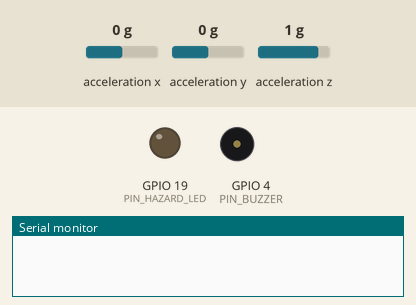
Recording of a sketch running on a simulated ESP32. Shown: output pins drawn as LEDs (lit = HIGH), buzzer (waves = sounding, pin HIGH), the last lines printed to the serial monitor. Wiring (inferred from the names in the program): MPU-6050 motion sensor at I2C address 0x68. Inputs (shaded band) come from the test bench; at power-on: acceleration x 0 g, acceleration y 0 g, acceleration z 1 g. Nothing arrives over Bluetooth unless stated; a phone connects over Bluetooth LE 3 s after start.

Above: at 0.0 s.
At 0.6 s:
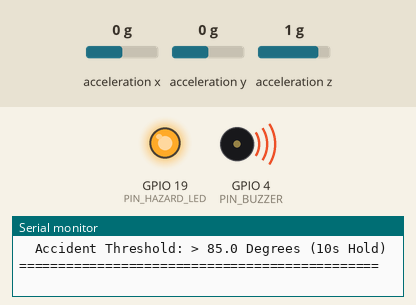
Timing chart, 0 to 2.4 s (numbered marks = the images above):
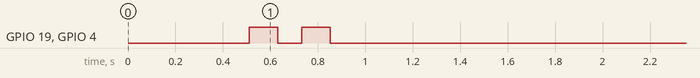

The sketch:

esp32_blackbox_industrial.ino
```cpp
/*
  =============================================================================
  ACCIDIOX TWO-WHEELER BLACKBOX (CALIBRATED CRASH DETECTOR)
  Hardware: ESP32 + MPU-6050 (I2C) + Piezo Buzzer (D4) + Hazard LED (D19)
  Features:
    - 85° Ground-Roll Crash Limit (Rejects bumps/braking)
    - 10-Second Continuous Fall Confirmation
    - 2-Second Periodic Warning Buzzer Pulse (350ms ON / 1650ms OFF)
    - BLE Telemetry Stream to Accidiox Mobile App
  =============================================================================
*/

#include <Wire.h>
#include <BLEDevice.h>
#include <BLEServer.h>
#include <BLEUtils.h>
#include <BLE2902.h>

// ---------------- Pin Configurations ----------------
#define PIN_BUZZER       4   // Piezo Buzzer Pin (GPIO 4)
#define PIN_HAZARD_LED   19  // Hazard Strobe LED Pin (GPIO 19)

// ---------------- MPU-6050 I2C Registers ----------------
#define MPU_ADDR 0x68
bool mpuFound = false;

// ---------------- Calibrated Baseline Gravity Vector ----------------
float rest_ax = 0.0, rest_ay = 1.0, rest_az = 0.0;
bool calibrated = false;

// ---------------- Thresholds ----------------
const float CRASH_TILT_LIMIT = 85.0; // Trigger accident ONLY on ground rollover (>85°)
const float RECOVERY_LIMIT   = 55.0; // Auto-disarm when bike is lifted (<55°)

// ---------------- Filtering & 10s Continuous Confirmation ----------------
const float ACCEL_MAG_MIN_G = 0.7;
const float ACCEL_MAG_MAX_G = 1.3;
const unsigned long CRASH_CONFIRM_MS = 10000;  // 10s continuous hold required
const unsigned long CRASH_DIP_GRACE_MS = 600;

bool crashCandidateActive = false;
unsigned long crashCandidateStartTime = 0;
unsigned long lastAboveThresholdTime = 0;

// State Variables
bool isCrashActive = false;
float totalTilt = 0.0;
unsigned long lastSerialPrint = 0;
unsigned long lastBleStream = 0;

// ---------------- BLE UUIDs ----------------
#define SERVICE_UUID        "4fafc201-1fb5-459e-8fcc-c5c9c331914b"
#define CHARACTERISTIC_UUID "beb5483e-36e1-4688-b7f5-ea07361b26a8"

#define NORMAL "NORMAL"
#define CRASH  "CRASH"

BLEServer* pServer = NULL;
BLECharacteristic* pCharacteristic = NULL;
bool deviceConnected = false;
bool oldDeviceConnected = false;

class MyServerCallbacks: public BLEServerCallbacks {
    void onConnect(BLEServer* pServer) {
      deviceConnected = true;
      Serial.println(F("[BLE] Mobile App Connected!"));
    };

    void onDisconnect(BLEServer* pServer) {
      deviceConnected = false;
      Serial.println(F("[BLE] Mobile App Disconnected!"));
    }
};

bool initMPU() {
  Wire.beginTransmission(MPU_ADDR);
  if (Wire.endTransmission() != 0) return false;
  Wire.beginTransmission(MPU_ADDR);
  Wire.write(0x6B);
  Wire.write(0x00); // Wake MPU-6050
  Wire.endTransmission(true);
  return true;
}

bool readAccel(float &ax, float &ay, float &az) {
  Wire.beginTransmission(MPU_ADDR);
  Wire.write(0x3B);
  if (Wire.endTransmission(false) != 0) return false;
  if (Wire.requestFrom(MPU_ADDR, 6) != 6) return false;

  int16_t rawX = (Wire.read() << 8) | Wire.read();
  int16_t rawY = (Wire.read() << 8) | Wire.read();
  int16_t rawZ = (Wire.read() << 8) | Wire.read();

  ax = (float)rawX / 16384.0;
  ay = (float)rawY / 16384.0;
  az = (float)rawZ / 16384.0;
  return true;
}

void setup() {
  Serial.begin(115200);
  delay(500);

  Serial.println(F("\n=============================================="));
  Serial.println(F("  ACCIDIOX TWO-WHEELER BLACKBOX - ESP32 FIRMWARE"));
  Serial.println(F("  Accident Threshold: > 85.0 Degrees (10s Hold) "));
  Serial.println(F("=============================================="));

  pinMode(PIN_BUZZER, OUTPUT);
  pinMode(PIN_HAZARD_LED, OUTPUT);
  digitalWrite(PIN_BUZZER, LOW);
  digitalWrite(PIN_HAZARD_LED, LOW);

  // Startup 2-Beep Confirmation
  digitalWrite(PIN_BUZZER, HIGH); digitalWrite(PIN_HAZARD_LED, HIGH);
  delay(120);
  digitalWrite(PIN_BUZZER, LOW); digitalWrite(PIN_HAZARD_LED, LOW);
  delay(100);
  digitalWrite(PIN_BUZZER, HIGH); digitalWrite(PIN_HAZARD_LED, HIGH);
  delay(120);
  digitalWrite(PIN_BUZZER, LOW); digitalWrite(PIN_HAZARD_LED, LOW);

  // I2C Bus Init (SDA = GPIO 21, SCL = GPIO 22)
  Wire.begin(21, 22);
  Wire.setClock(100000);

  if (initMPU()) {
    mpuFound = true;
    Serial.println(F("[IMU] MPU-6050 detected. Calibrating resting posture..."));
    float sumX = 0, sumY = 0, sumZ = 0;
    int samples = 0;
    for (int i = 0; i < 50; i++) {
      float tx, ty, tz;
      if (readAccel(tx, ty, tz)) {
        sumX += tx; sumY += ty; sumZ += tz;
        samples++;
      }
      delay(10);
    }
    if (samples > 0) {
      float norm = sqrt(sumX*sumX + sumY*sumY + sumZ*sumZ);
      if (norm > 0.1) {
        rest_ax = sumX / norm;
        rest_ay = sumY / norm;
        rest_az = sumZ / norm;
        calibrated = true;
        Serial.println(F("[IMU] Rest Position Calibrated to 0.0 deg."));
      }
    }
  } else {
    mpuFound = false;
    Serial.println(F("[ERROR] MPU-6050 NOT DETECTED! Check SDA=GPIO21, SCL=GPIO22."));
  }

  // BLE Telemetry Server Setup
  BLEDevice::init("Bike-Blackbox-ESP32");
  pServer = BLEDevice::createServer();
  pServer->setCallbacks(new MyServerCallbacks());

  BLEService *pService = pServer->createService(SERVICE_UUID);
  pCharacteristic = pService->createCharacteristic(
                      CHARACTERISTIC_UUID,
                      BLECharacteristic::PROPERTY_READ |
                      BLECharacteristic::PROPERTY_NOTIFY
                    );
  pCharacteristic->addDescriptor(new BLE2902());
  pService->start();

  BLEAdvertising *pAdvertising = BLEDevice::getAdvertising();
  pAdvertising->addServiceUUID(SERVICE_UUID);
  pAdvertising->setScanResponse(true);
  pAdvertising->setMinPreferred(0x06);
  pAdvertising->setMinPreferred(0x12);
  BLEDevice::startAdvertising();

  Serial.println(F("[SYSTEM] Blackbox Armed & Broadcasting BLE.\n"));
}

void loop() {
  float cur_ax = 0.0, cur_ay = 0.0, cur_az = 0.0;

  if (mpuFound) {
    if (readAccel(cur_ax, cur_ay, cur_az)) {
      float cur_norm = sqrt(cur_ax*cur_ax + cur_ay*cur_ay + cur_az*cur_az);

      // Magnitude Gate: Only trust pure 1g gravity samples (rejects potholes & bumps)
      if (cur_norm > ACCEL_MAG_MIN_G && cur_norm < ACCEL_MAG_MAX_G) {
        float u_ax = cur_ax / cur_norm;
        float u_ay = cur_ay / cur_norm;
        float u_az = cur_az / cur_norm;

        float dot = (u_ax * rest_ax) + (u_ay * rest_ay) + (u_az * rest_az);
        if (dot > 1.0) dot = 1.0;
        if (dot < -1.0) dot = -1.0;

        totalTilt = acos(dot) * 57.2957795;
        if (isnan(totalTilt)) totalTilt = 0.0;
      }
    }
  } else {
    static unsigned long lastRetry = 0;
    if (millis() - lastRetry > 2000) {
      lastRetry = millis();
      if (initMPU()) {
        mpuFound = true;
        Serial.println(F("[IMU] MPU-6050 Re-connected!"));
      }
    }
  }

  // 10-Second Continuous Fall Confirmation Logic
  if (totalTilt >= CRASH_TILT_LIMIT) {
    lastAboveThresholdTime = millis();
    if (!crashCandidateActive) {
      crashCandidateActive = true;
      crashCandidateStartTime = millis();
    } else if (millis() - crashCandidateStartTime >= CRASH_CONFIRM_MS) {
      isCrashActive = true;
    }
  } else {
    if (crashCandidateActive && (millis() - lastAboveThresholdTime > CRASH_DIP_GRACE_MS)) {
      crashCandidateActive = false; // Reset if tilt returned before 10s
    }
    if (totalTilt < RECOVERY_LIMIT) {
      isCrashActive = false; // Auto-disarm when bike is lifted upright
    }
  }

  String statusPayload = isCrashActive ? CRASH : NORMAL;

  // 2-Second Periodic Buzzer Pulse (350ms warning beep every 2000ms)
  if (isCrashActive) {
    bool isBeepActive = (millis() % 2000 < 350);
    digitalWrite(PIN_HAZARD_LED, isBeepActive ? HIGH : LOW);
    digitalWrite(PIN_BUZZER, isBeepActive ? HIGH : LOW);
  } else {
    digitalWrite(PIN_HAZARD_LED, LOW);
    digitalWrite(PIN_BUZZER, LOW);
  }

  // Serial Diagnostic Stream (Every 300ms)
  if (millis() - lastSerialPrint >= 300) {
    lastSerialPrint = millis();
    Serial.print(F("Tilt: ")); Serial.print(totalTilt, 1);
    Serial.print(F(" deg | Status: ")); Serial.println(statusPayload);
  }

  // BLE Broadcast Stream (Every 100ms)
  if (millis() - lastBleStream >= 100) {
    lastBleStream = millis();

    String bleData = statusPayload + "," + String(totalTilt, 1) + "," + String(totalTilt, 1) + "," + String(totalTilt, 1);

    if (deviceConnected) {
      pCharacteristic->setValue(bleData.c_str());
      pCharacteristic->notify();
    }

    if (!deviceConnected && oldDeviceConnected) {
      delay(500);
      pServer->startAdvertising();
      oldDeviceConnected = deviceConnected;
    }
    if (deviceConnected && !oldDeviceConnected) {
      oldDeviceConnected = deviceConnected;
    }
  }
}
```
